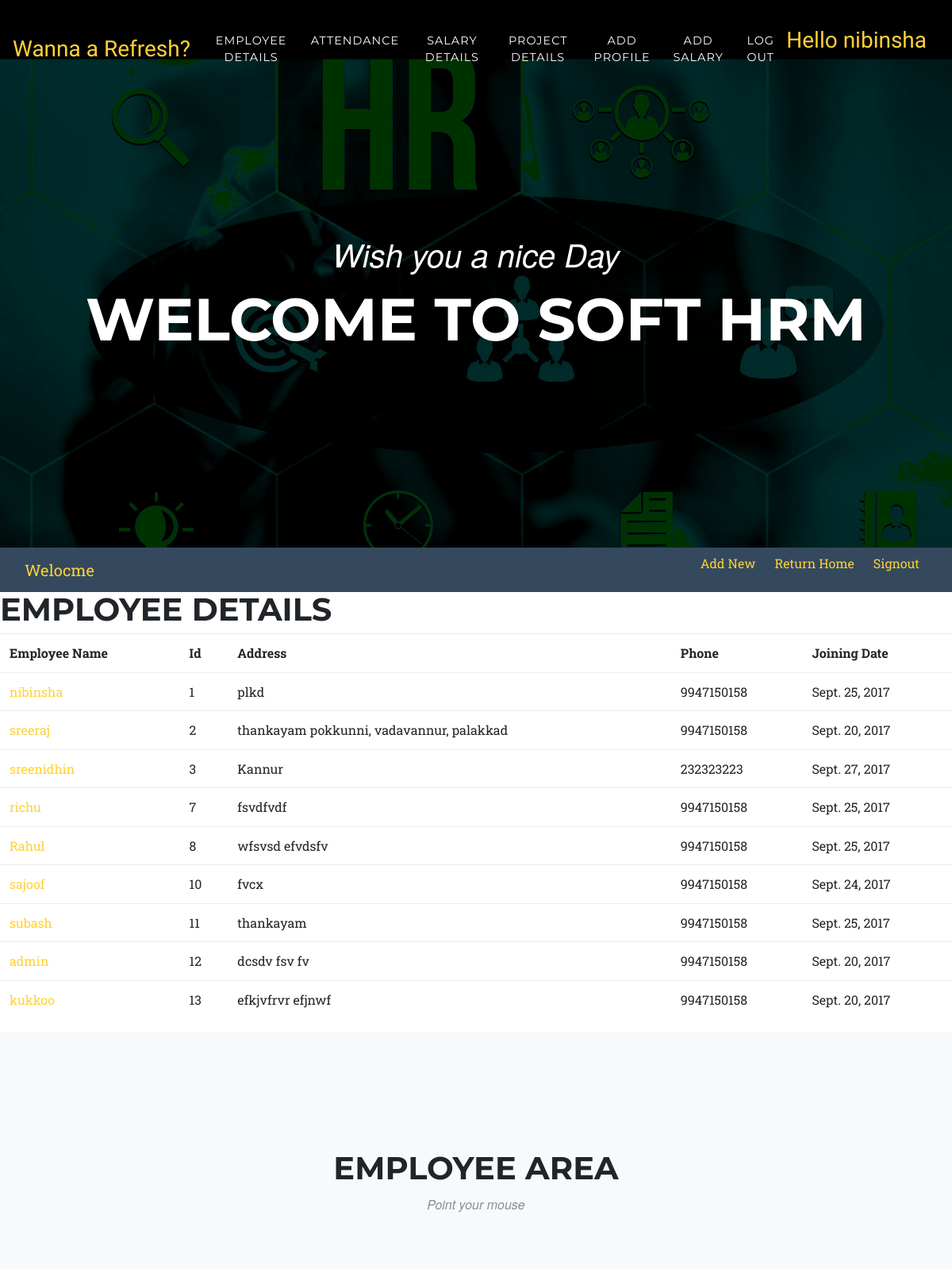
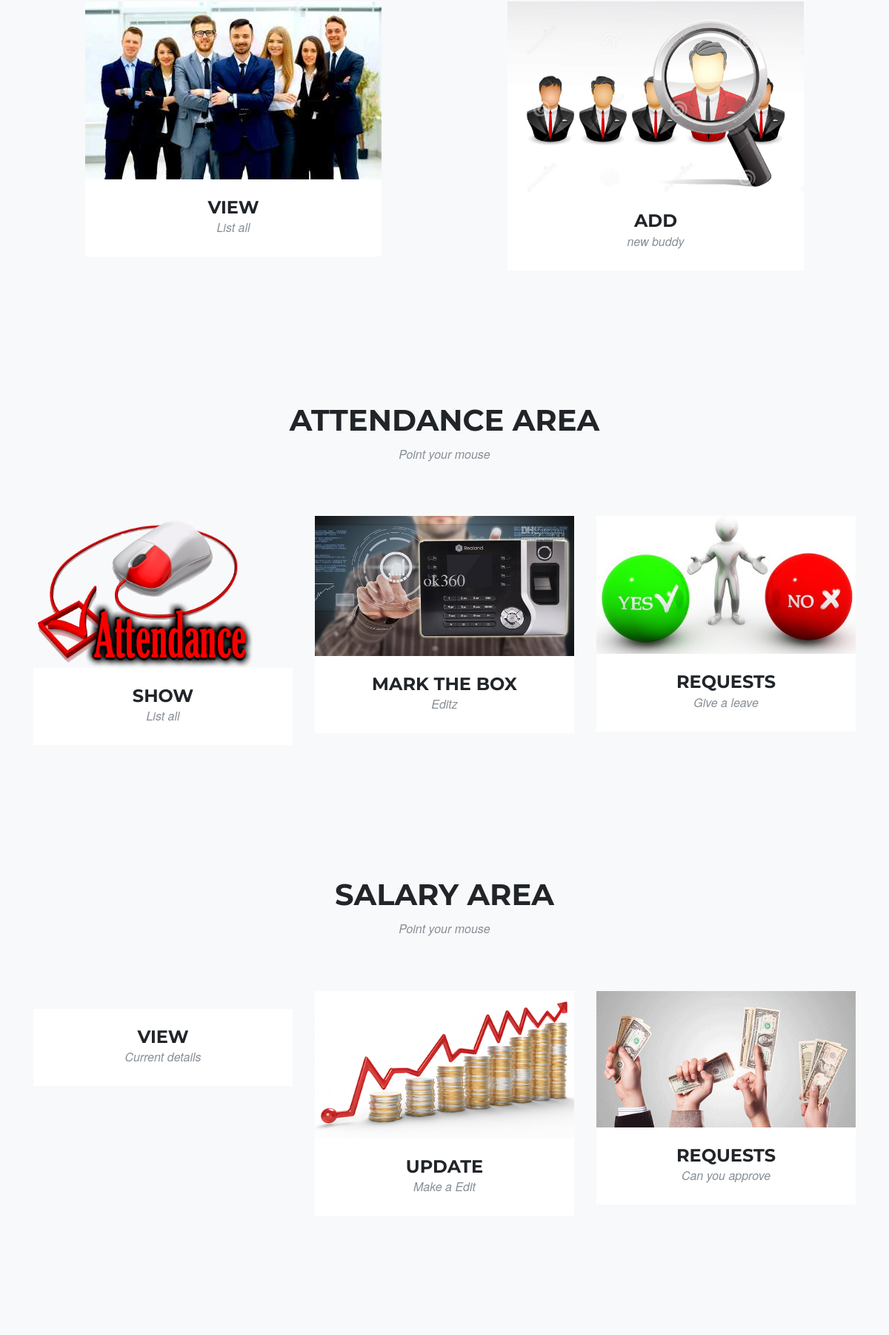
The app's page /administration/ (signed in, upper part) with its own data (2 pictures, top to bottom).
### blog/models.py (models this page shows, shortened)
class Profile(models.Model):
    user = models.OneToOneField(User, on_delete=models.CASCADE)
    employee_id = models.IntegerField()
    name = models.CharField(max_length=8,null=True, blank=True )
    address = models.TextField(max_length=500, blank=True)
    joindate = models.DateField(null=True, blank=True)
    birth_date = models.DateField(null=True, blank=True)
    phone_regex = RegexValidator(regex=r'^\+?1?\d{9,11}$', message="Phone number in the format: '+999999999'. Up to 11 digits allowed.")
    phone_number = models.CharField(validators=[phone_regex], max_length=15, blank=True) # validators should be a list
    resigndate = models.DateField(null=True, blank=True)
    work_all = models.CharField(max_length=8,null=True, blank=True )
    image = models.FileField(upload_to='media/',null = True, blank=True)

### blog/views.py (the view)
# urls.py: url(r'^administration/', administration, name='administration'),
@user_passes_test(lambda u: u.is_superuser)
def administration(request):
    posts = Profile.objects.all()
    return render(request, 'admin.html', {'posts': posts})

### templates/admin.html
{% extends 'base_hr.html' %}
{% load static %}
{% block contentmain %}
<nav class="navbar navbar-inverse navcolor">
  <div class="container-fluid">
    <div class="navbar-header">
      <a class="navbar-brand" href="#">Welocme</a>
    </div>
    <ul>
      <li  class="inlin"><a  href="/post_new/">Add New</a></li>
      <li  class="inlin"><a  href="/">Return Home</a></li>
     <li class="inlin"><a href="{% url 'auth_logout' %}">Signout</a></li>
    </ul>
  </div>
</nav>
    <div>
        <h1>Employee Details</h1>
        <table class = "table whiteb">
		<tr><th>Employee Name</th><th> Id</th><th>Address</th><th>Phone</th><th>Joining Date</th><tr>
        {% for post in posts %}
      <tr><td><a href="{% url 'post_detail' pk=post.pk %}">{{ post.user }}</a></td><td> {{post.pk}}</td><td>{{post.address}}</td><td>{{post.phone_number}}</td><td>{{post.joindate}}</td><tr>
       {% endfor %}
        </table>
    </div>
{% endblock %}

### templates/base_hr.html (shortened to what this page needs)
<!DOCTYPE html>
{% load static %}
<html lang="en">
  <head>
    <link href="{% static 'vendor/bootstrap/css/bootstrap.min.css' %}" rel="stylesheet">
    <link href="{% static 'vendor/font-awesome/css/font-awesome.min.css' %}" rel="stylesheet" type="text/css">
    <link href="{% static 'css/agency.min.css' %}" rel="stylesheet">
     <link href="{% static 'css/agency.css' %}" rel="stylesheet">
	<link rel="stylesheet" href="https://cdnjs.cloudflare.com/ajax/libs/meyer-reset/2.0/reset.min.css">
  <link rel="stylesheet" href="{% static 'css/style.css' %}">
  </head>
  <body id="page-top">
    <header class="masthead">
      <div class="container">
        <div class="intro-text">
          <div class="intro-lead-in">   Wish you a nice Day</div>
          <div class="intro-heading"> Welcome To SOFT HRM</div>
    <nav class="navbar navbar-expand-lg navbar-dark fixed-top" id="mainNav">
      <a class="navbar-brand" href="https://www.facebook.com">Wanna a Refresh?</a>
      <div class="collapse navbar-collapse" id="navbarResponsive">
        <ul class="navbar-nav ml-auto">
          {% if request.user.is_authenticated %}
          <li class="nav-item">
            <a class="nav-link" href="#emp">EMPLOYEE DETAILS</a>
          </li>
          <li class="nav-item">
            <a class="nav-link" href="#attendance">ATTENDANCE</a>
          </li>
          <li class="nav-item">
            <a class="nav-link" href="#salary">SALARY DETAILS</a>
          </li>
          <li class="nav-item">
            <a class="nav-link" href="#project">PROJECT DETAILS</a>
          </li>
          {% if request.user.is_superuser %}
          <li class="nav-item">
            <a class="nav-link" href="/profile/">ADD PROFILE</a>
          </li>
          <li class="nav-item">
            <a class="nav-link" href="/salary/">ADD SALARY</a>
          </li>
           {% endif %}
          <li class="nav-item">
            <a class="nav-link" href="{% url 'auth_logout' %}">LOG OUT</a>
          </li>
          <li class="nav-item">
            <a class="navbar-brand"> Hello  {{ user }}</a>
          </li>
        </ul>
        {% endif %}
      </div>
    </nav>
    </header>
{% block contentmain %}
{% endblock %}
    <section class="bg-light" id="emp">
      <div class="container">
        <div class="row">
          <div class="col-lg-12 text-center">
            <h2 class="section-heading">EMPLOYEE AREA</h2>
            <h3 class="section-subheading text-muted">Point your mouse</h3>
          </div>
        </div>
    <div class="row">
          <div class="col-md-6 col-sm-6 emp-item">
            <div class="emp-link" data-toggle="modal" onclick="window.location='/administration/'">
              <img class="img-fluid" src="{% static "img/emp/01-thumbnail.jpg" %}" alt="">
            </div>
            <div class="emp-caption">
              <h4>VIEW</h4>
              <p class="text-muted">List all</p>
            </div>
          </div>
          <div class="col-md-6 col-sm-6 emp-item">
            <div class="emp-link" data-toggle="modal" onclick="window.location='/profile/'">
              <img class="img-fluid" src="{% static "img/emp/03-thumbnail.jpg" %}" alt="">
            </div>
            <div class="emp-caption">
              <h4>ADD</h4>
              <p class="text-muted">new buddy</p>
            </div>
          </div>
<section class="bg-light" id="attendance">
      <div class="container">
        <div class="row">
          <div class="col-lg-12 text-center">
            <h2 class="section-heading">ATTENDANCE AREA</h2>
            <h3 class="section-subheading text-muted">Point your mouse</h3>
          </div>
        </div>
        <div class="row">
          <div class="col-md-4 col-sm-6 emp-item">
            <div class="emp-link" data-toggle="modal" onclick="window.location='/attendance/'">
              <img class="img-fluid" src="{% static "img/attendance/01-thumbnail.jpg" %}" alt="">
            </div>
            <div class="emp-caption">
              <h4>SHOW</h4>
              <p class="text-muted">List all</p>
            </div>
          </div>
          <div class="col-md-4 col-sm-6 emp-item">
            <div class="emp-link" data-toggle="modal" onclick="window.location='/admin_atten1/'">
              <img class="img-fluid" src="{% static "img/attendance/02-thumbnail.jpg" %}" alt="">
            </div>
            <div class="emp-caption">
              <h4>MARK THE BOX</h4>
              <p class="text-muted">Editz</p>
            </div>
          </div>
          <div class="col-md-4 col-sm-6 emp-item">
            <div class="emp-link" data-toggle="modal" href="#empModal3">
              <img class="img-fluid" src="{% static "img/attendance/03-thumbnail.jpg" %}" alt="">
            </div>
            <div class="emp-caption">
              <h4>REQUESTS</h4>
              <p class="text-muted">Give a leave</p>
            </div>
          </div>
  <section class="bg-light" id="salary">
      <div class="container">
        <div class="row">
          <div class="col-lg-12 text-center">
            <h2 class="section-heading">SALARY AREA</h2>
            <h3 class="section-subheading text-muted">Point your mouse</h3>
          </div>
        </div>
        <div class="row">
          <div class="col-md-4 col-sm-6 emp-item">
            <div class="emp-link" data-toggle="modal" href="/salary/">
            </div>
            <div class="emp-caption">
              <h4>VIEW</h4>
              <p class="text-muted">Current details</p>
            </div>
          </div>
          <div class="col-md-4 col-sm-6 emp-item">
            <div class="emp-link" data-toggle="modal" href="/salary/">
              <img class="img-fluid" src="{% static "img/sal/02-thumbnail.jpg" %}" alt="">
            </div>
            <div class="emp-caption">
              <h4>UPDATE</h4>
              <p class="text-muted">Make a Edit</p>
            </div>
          </div>
          <div class="col-md-4 col-sm-6 emp-item">
            <div class="emp-link" data-toggle="modal" href="/salary/">
              <img class="img-fluid" src="{% static "img/sal/03-thumbnail.jpg" %}" alt="">
            </div>
            <div class="emp-caption">
              <h4>REQUESTS</h4>
              <p class="text-muted">Can you approve</p>
            </div>
          </div>
  <section class="bg-light" id="project">
  </body>
</html>

### static/css/agency.css (style rules this page uses)
body { overflow-x: hidden; font-family: 'Roboto Slab', 'Helvetica Neue', Helvetica, Arial, sans-serif; }
p { line-height: 1.75; }
a { color: #fed136; }
h1, h2, h3, h4, h5, h6 { font-weight: 700; font-family: 'Montserrat', 'Helvetica Neue', Helvetica, Arial, sans-serif; text-transform: uppercase; }
section { padding: 100px 0; }
section h2.section-heading { font-size: 40px; margin-top: 0; margin-bottom: 15px; }
section h3.section-subheading { font-size: 16px; font-weight: 400; font-style: italic; margin-bottom: 75px; text-transform: none; font-family: 'Droid Serif', 'Helvetica Neue', Helvetica, Arial, sans-serif; }
@media (min-width: 768px) { section { padding: 150px 0; } }
body { -webkit-tap-highlight-color: #fed136; }
#mainNav { background-color: #222222; }
#mainNav .navbar-brand { color: #fed136; font-family: 'Kaushan Script', 'Helvetica Neue', Helvetica, Arial, cursive; }
#mainNav .navbar-nav .nav-item .nav-link { font-size: 90%; font-weight: 400; padding: 0.75em 0; letter-spacing: 1px; color: white; font-family: 'Montserrat', 'Helvetica Neue', Helvetica, Arial, sans-serif; text-transform: uppercase; }
@media (min-width: 992px) { #mainNav { padding-top: 25px; padding-bottom: 25px; -webkit-transition: padding-top 0.3s, padding-bottom 0.3s; -moz-transition: padding-top 0.3s, padding-bottom 0.3s; transition: padding-top 0.3s, padding-bottom 0.3s; border: none; background-color: transparent; } }
@media (min-width: 992px) { #mainNav .navbar-brand { font-size: 1.75em; -webkit-transition: all 0.3s; -moz-transition: all 0.3s; transition: all 0.3s; } }
@media (min-width: 992px) { #mainNav .navbar-nav .nav-item .nav-link { padding: 1.1em 1em !important; } }
header.masthead { text-align: center; color: white; background-image: url("../img/header-bg.jpg"); background-repeat: no-repeat; background-attachment: scroll; background-position: center center; -webkit-background-size: cover; -moz-background-size: cover; -o-background-size: cover; background-size: cover; }
header.masthead .intro-text { padding-top: 150px; padding-bottom: 100px; }
header.masthead .intro-text .intro-lead-in { font-size: 22px; font-style: italic; line-height: 22px; margin-bottom: 25px; font-family: 'Droid Serif', 'Helvetica Neue', Helvetica, Arial, sans-serif; }
header.masthead .intro-text .intro-heading { font-size: 50px; font-weight: 700; line-height: 50px; margin-bottom: 25px; font-family: 'Montserrat', 'Helvetica Neue', Helvetica, Arial, sans-serif; text-transform: uppercase; }
@media (min-width: 768px) { header.masthead .intro-text { padding-top: 300px; padding-bottom: 200px; } }
@media (min-width: 768px) { header.masthead .intro-text .intro-lead-in { font-size: 40px; font-style: italic; line-height: 40px; margin-bottom: 25px; font-family: 'Droid Serif', 'Helvetica Neue', Helvetica, Arial, sans-serif; } }
@media (min-width: 768px) { header.masthead .intro-text .intro-heading { font-size: 75px; font-weight: 700; line-height: 75px; margin-bottom: 50px; font-family: 'Montserrat', 'Helvetica Neue', Helvetica, Arial, sans-serif; text-transform: uppercase; } }
#emp .emp-item { right: 0; margin: 0 0 15px; }
#emp .emp-item .emp-link { position: relative; display: block; max-width: 400px; margin: 0 auto; cursor: pointer; }
#emp .emp-item .emp-caption { max-width: 400px; margin: 0 auto; padding: 25px; text-align: center; background-color: white; }
#emp .emp-item .emp-caption h4 { margin: 0; text-transform: none; }
#emp .emp-item .emp-caption p { font-size: 16px; font-style: italic; margin: 0; font-family: 'Droid Serif', 'Helvetica Neue', Helvetica, Arial, sans-serif; }
#emp * { z-index: 2; }
@media (min-width: 767px) { #emp .emp-item { margin: 0 0 30px; } }

### static/css/style.css (style rules this page uses)
body { background: 1; }
.navcolor { background: #34495e ; }
.whiteb { background: #ffff ; }
.inlin { display:inline; padding:0 10px 0 10px; }

### records on screen
Profile: user "nibinsha", pk "1", address "plkd", phone_number "9947150158", joindate "Sept. 25, 2017"
Profile: user "sreeraj", pk "2", address "thankayam pokkunni, vadavannur, palakkad", phone_number "9947150158", joindate "Sept. 20, 2017"
Profile: user "sreenidhin", pk "3", address "Kannur", phone_number "232323223", joindate "Sept. 27, 2017"
Profile: user "richu", pk "7", address "fsvdfvdf", phone_number "9947150158", joindate "Sept. 25, 2017"
Profile: user "Rahul", pk "8", address "wfsvsd efvdsfv", phone_number "9947150158", joindate "Sept. 25, 2017"
Profile: user "sajoof", pk "10", address "fvcx", phone_number "9947150158", joindate "Sept. 24, 2017"
Profile: user "subash", pk "11", address "thankayam", phone_number "9947150158", joindate "Sept. 25, 2017"
Profile: user "admin", pk "12", address "dcsdv fsv fv", phone_number "9947150158", joindate "Sept. 20, 2017"
Profile: user "kukkoo", pk "13", address "efkjvfrvr efjnwf", phone_number "9947150158", joindate "Sept. 20, 2017"

### other values on screen
{{ user }} "nibinsha"
